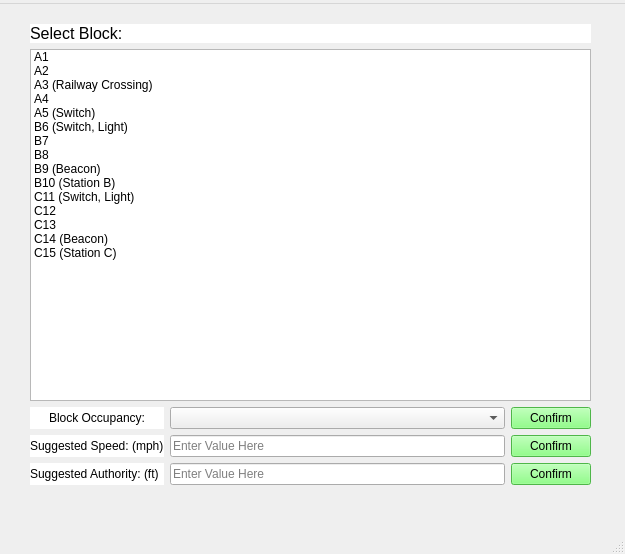
<?xml version="1.0" encoding="UTF-8"?>
<ui version="4.0">
 <author>Connor Murray</author>
 <class>MainWindow</class>
 <widget class="QMainWindow" name="MainWindow">
  <property name="geometry">
   <rect>
    <x>0</x>
    <y>0</y>
    <width>625</width>
    <height>554</height>
   </rect>
  </property>
  <property name="windowTitle">
   <string>MainWindow</string>
  </property>
  <widget class="QWidget" name="centralwidget">
   <widget class="QWidget" name="gridLayoutWidget">
    <property name="geometry">
     <rect>
      <x>30</x>
      <y>20</y>
      <width>561</width>
      <height>461</height>
     </rect>
    </property>
    <layout class="QGridLayout" name="gridLayout">
     <item row="1" column="0">
      <widget class="QListWidget" name="select_block_list">
       <property name="verticalScrollBarPolicy">
        <enum>Qt::ScrollBarAsNeeded</enum>
       </property>
       <item>
        <property name="text">
         <string>A1</string>
        </property>
       </item>
       <item>
        <property name="text">
         <string>A2</string>
        </property>
       </item>
       <item>
        <property name="text">
         <string>A3 (Railway Crossing)</string>
        </property>
       </item>
       <item>
        <property name="text">
         <string>A4</string>
        </property>
       </item>
       <item>
        <property name="text">
         <string>A5 (Switch)</string>
        </property>
       </item>
       <item>
        <property name="text">
         <string>B6 (Switch, Light)</string>
        </property>
       </item>
       <item>
        <property name="text">
         <string>B7</string>
        </property>
       </item>
       <item>
        <property name="text">
         <string>B8</string>
        </property>
       </item>
       <item>
        <property name="text">
         <string>B9 (Beacon)</string>
        </property>
       </item>
       <item>
        <property name="text">
         <string>B10 (Station B)</string>
        </property>
       </item>
       <item>
        <property name="text">
         <string>C11 (Switch, Light)</string>
        </property>
       </item>
       <item>
        <property name="text">
         <string>C12</string>
        </property>
       </item>
       <item>
        <property name="text">
         <string>C13</string>
        </property>
       </item>
       <item>
        <property name="text">
         <string>C14 (Beacon)</string>
        </property>
       </item>
       <item>
        <property name="text">
         <string>C15 (Station C)</string>
        </property>
       </item>
      </widget>
     </item>
     <item row="0" column="0">
      <widget class="QLabel" name="select_block_label">
       <property name="font">
        <font>
         <pointsize>12</pointsize>
        </font>
       </property>
       <property name="styleSheet">
        <string notr="true">background-color: rgb(255, 255, 255);
border-color: rgb(0, 0, 0);</string>
       </property>
       <property name="text">
        <string>Select Block:</string>
       </property>
      </widget>
     </item>
     <item row="2" column="0">
      <layout class="QGridLayout" name="gridLayout_2">
       <item row="0" column="1">
        <widget class="QComboBox" name="block_occupancy_combo_box">
         <property name="placeholderText">
          <string>Select Value Here</string>
         </property>
         <item>
          <property name="text">
           <string>Unoccupied</string>
          </property>
         </item>
         <item>
          <property name="text">
           <string>Occupied</string>
          </property>
         </item>
         <item>
          <property name="text">
           <string>Maintenance</string>
          </property>
         </item>
         <item>
          <property name="text">
           <string>Track Failure</string>
          </property>
         </item>
        </widget>
       </item>
       <item row="0" column="0">
        <widget class="QLabel" name="block_occupancy_label">
         <property name="styleSheet">
          <string notr="true">background-color: rgb(255, 255, 255);</string>
         </property>
         <property name="text">
          <string>Block Occupancy:</string>
         </property>
         <property name="alignment">
          <set>Qt::AlignCenter</set>
         </property>
        </widget>
       </item>
       <item row="1" column="0">
        <widget class="QLabel" name="suggested_speed_label">
         <property name="styleSheet">
          <string notr="true">background-color: rgb(255, 255, 255);</string>
         </property>
         <property name="text">
          <string>Suggested Speed: (mph)</string>
         </property>
        </widget>
       </item>
       <item row="1" column="2">
        <widget class="QPushButton" name="suggested_speed_confirm_button">
         <property name="styleSheet">
          <string notr="true">background-color: rgb(110, 255, 102);</string>
         </property>
         <property name="text">
          <string>Confirm</string>
         </property>
        </widget>
       </item>
       <item row="0" column="2">
        <widget class="QPushButton" name="block_occupancy_confirm_button">
         <property name="styleSheet">
          <string notr="true">background-color: rgb(110, 255, 102);</string>
         </property>
         <property name="text">
          <string>Confirm</string>
         </property>
        </widget>
       </item>
       <item row="2" column="0">
        <widget class="QLabel" name="suggested_authority_label">
         <property name="styleSheet">
          <string notr="true">background-color: rgb(255, 255, 255);</string>
         </property>
         <property name="text">
          <string>Suggested Authority: (ft)</string>
         </property>
        </widget>
       </item>
       <item row="2" column="2">
        <widget class="QPushButton" name="suggested_authority_confirm_button">
         <property name="styleSheet">
          <string notr="true">background-color: rgb(110, 255, 102);</string>
         </property>
         <property name="text">
          <string>Confirm</string>
         </property>
        </widget>
       </item>
       <item row="2" column="1">
        <widget class="QLineEdit" name="suggested_authority_line_edit">
         <property name="placeholderText">
          <string>Enter Value Here</string>
         </property>
        </widget>
       </item>
       <item row="1" column="1">
        <widget class="QLineEdit" name="suggested_speed_line_edit">
         <property name="text">
          <string/>
         </property>
         <property name="placeholderText">
          <string>Enter Value Here</string>
         </property>
        </widget>
       </item>
      </layout>
     </item>
    </layout>
   </widget>
  </widget>
  <widget class="QMenuBar" name="menu_bar">
   <property name="geometry">
    <rect>
     <x>0</x>
     <y>0</y>
     <width>625</width>
     <height>26</height>
    </rect>
   </property>
   <widget class="QMenu" name="menu_Blue_Line_Controller_1">
    <property name="title">
     <string/>
    </property>
   </widget>
   <addaction name="menu_Blue_Line_Controller_1"/>
  </widget>
  <widget class="QStatusBar" name="status_bar"/>
 </widget>
 <resources/>
 <connections/>
</ui>
